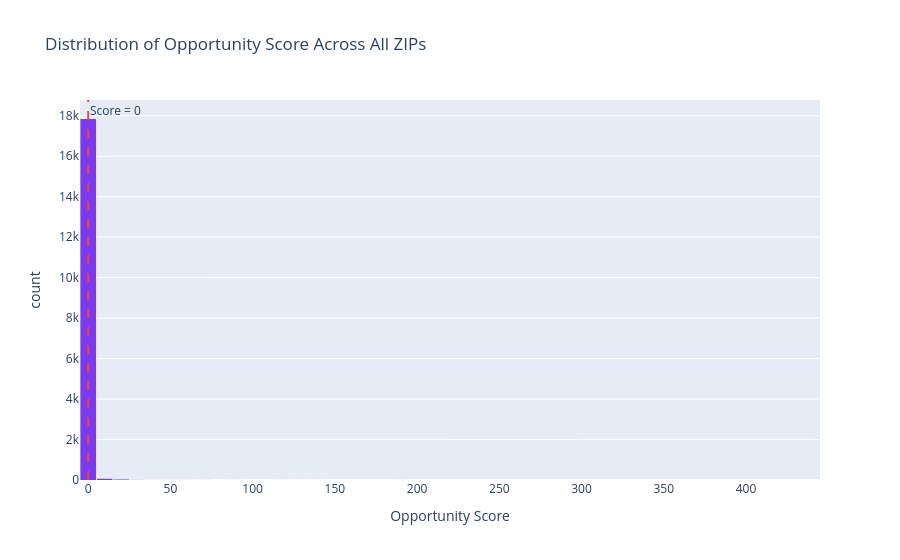

This figure's notebook cell:
### Code cell
# Plot histogram
fig = px.histogram(
    zip_df,
    x = 'OPPORTUNITY_SCORE',
    nbins = 80, 
    title = 'Distribution of Opportunity Score Across All ZIPs',
    labels = {'OPPORTUNITY_SCORE': 'Opportunity Score'},
    color_discrete_sequence = ['#7C3AED']
)

fig.add_vline(x=0, line_dash='dash', line_color='#EF4444', annotation_text='Score = 0')

fig.update_layout(bargap=0.05, showlegend=False)
fig.show()

### Figure 1 — Plotly figure (JSON) as saved in the notebook; plotly's stock layout.template omitted (floating-point values rounded to 4 significant figures; data arrays with more than 128 entries replaced by an {"elided": "..."} marker saying what was removed)
{"data": [{"bingroup": "x", "hovertemplate": "Opportunity Score=%{x}<br>count=%{y}<extra></extra>", "legendgroup": "", "marker": {"color": "#7C3AED", "pattern": {"shape": ""}}, "name": "", "nbinsx": 80, "orientation": "v", "showlegend": false, "type": "histogram", "x": {"elided": "17968 float values"}, "xaxis": "x", "yaxis": "y"}], "layout": {"annotations": [{"showarrow": false, "text": "Score = 0", "x": 0, "xanchor": "left", "xref": "x", "y": 1, "yanchor": "top", "yref": "y domain"}], "bargap": 0.05, "barmode": "relative", "legend": {"tracegroupgap": 0}, "shapes": [{"line": {"color": "#EF4444", "dash": "dash"}, "type": "line", "x0": 0, "x1": 0, "xref": "x", "y0": 0, "y1": 1, "yref": "y domain"}], "showlegend": false, "title": {"text": "Distribution of Opportunity Score Across All ZIPs"}, "xaxis": {"anchor": "y", "domain": [0, 1], "title": {"text": "Opportunity Score"}}, "yaxis": {"anchor": "x", "domain": [0, 1], "title": {"text": "count"}}}}
